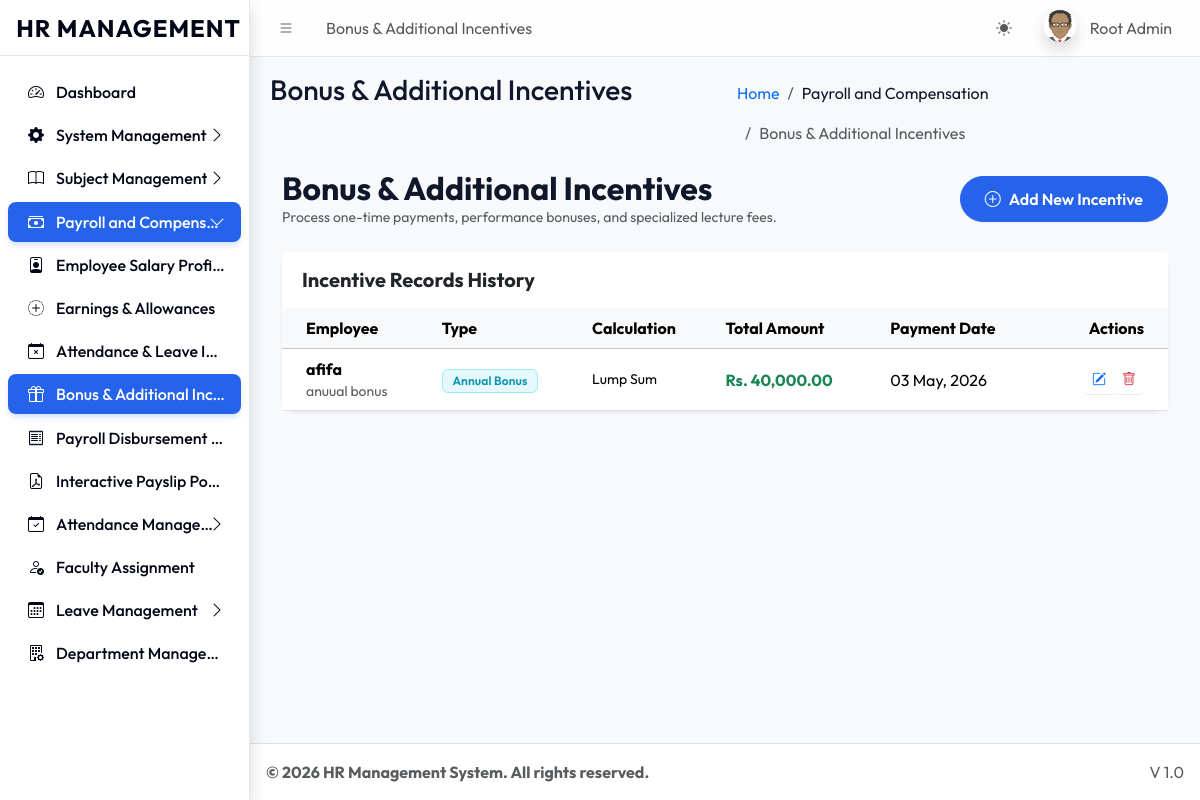
/dashboards/super_admin/bonuses_incentives.php (signed in), run on the app's committed database.
### tables this page shows
CREATE TABLE `sys_pages` (
  `id` int(11) NOT NULL,
  `parent_id` int(11) DEFAULT 0,
  `page_name` varchar(100) NOT NULL,
  `page_url` varchar(255) DEFAULT '#',
  `icon_class` varchar(50) DEFAULT 'bi bi-circle',
  `sort_order` int(11) DEFAULT 0
);

CREATE TABLE `employee_bonuses_incentives` (
  `id` int(11) NOT NULL,
  `user_id` int(11) NOT NULL,
  `type` enum('Annual Bonus','Performance Incentive','Lecture Fee','Special Award','Other') NOT NULL,
  `amount` decimal(15,2) DEFAULT 0.00,
  `quantity` int(11) DEFAULT 1 COMMENT 'e.g. Number of lectures',
  `rate` decimal(15,2) DEFAULT 0.00 COMMENT 'Rate per unit/lecture',
  `total_amount` decimal(15,2) DEFAULT 0.00,
  `payment_date` date NOT NULL,
  `remarks` text DEFAULT NULL,
  `created_at` timestamp NOT NULL DEFAULT current_timestamp(),
  `updated_at` timestamp NOT NULL DEFAULT current_timestamp() ON UPDATE current_timestamp()
);

CREATE TABLE `users` (
  `id` int(11) NOT NULL,
  `name` varchar(100) NOT NULL,
  `email` varchar(100) NOT NULL,
  `password` varchar(255) NOT NULL,
  `role` varchar(50) NOT NULL,
  `identity_no` varchar(50) DEFAULT NULL,
  `registration_no` varchar(50) DEFAULT NULL,
  `is_active` tinyint(1) DEFAULT 1,
  `department_id` int(11) DEFAULT NULL,
  `biometric_id` varchar(100) DEFAULT NULL
);

### dashboards/super_admin/bonuses_incentives.php (the view, shortened to what this page needs)
<?php
require_once '../../core/db.php';
require_once '../../includes/header.php';
$bonusesList = $pdo->query("SELECT b.*, u.name as employee_name
                            FROM employee_bonuses_incentives b
                            JOIN users u ON b.user_id = u.id
                            ORDER BY b.payment_date DESC")->fetchAll();
?>
<div class="container-fluid">
    <div class="d-flex justify-content-between align-items-center mb-4">
        <div>
            <h2 class="fw-bold mb-0">Bonus & Additional Incentives</h2>
            <p class="text-muted small mb-0">Process one-time payments, performance bonuses, and specialized lecture fees.</p>
        </div>
        <button class="btn btn-primary rounded-pill px-4" data-bs-toggle="modal" data-bs-target="#bonusModal" onclick="resetBonusForm()">
            <i class="bi bi-plus-circle me-2"></i>Add New Incentive
        </button>
    </div>
    <div class="row">
        <div class="col-md-12">
            <div class="card border-0 shadow-sm">
                <div class="card-header bg-white border-0 py-3">
                    <h5 class="fw-bold mb-0">Incentive Records History</h5>
                </div>
                <div class="card-body p-0">
                    <div class="table-responsive">
                        <table class="table table-hover align-middle mb-0">
                            <thead class="table-light">
                                <tr>
                                    <th class="ps-4">Employee</th>
                                    <th>Type</th>
                                    <th>Calculation</th>
                                    <th>Total Amount</th>
                                    <th>Payment Date</th>
                                    <th class="text-end pe-4">Actions</th>
                                </tr>
                            </thead>
                            <tbody>
                                <?php foreach($bonusesList as $b): ?>
                                <tr>
                                    <td class="ps-4">
                                        <div class="fw-bold"><?= htmlspecialchars($b['employee_name']) ?></div>
                                        <div class="text-muted small"><?= htmlspecialchars($b['remarks'] ?: 'No remarks') ?></div>
                                    </td>
                                    <td>
                                        <span class="badge bg-info-subtle text-info border border-info-subtle"><?= $b['type'] ?></span>
                                    </td>
                                    <td>
                                        <?php if($b['type'] == 'Lecture Fee'): ?>
                                            <div class="small"><?= $b['quantity'] ?> Lectures x Rs. <?= number_format($b['rate'], 0) ?></div>
                                        <?php else: ?>
                                            <div class="small">Lump Sum</div>
                                        <?php endif; ?>
                                    </td>
                                    <td><div class="fw-bold text-success">Rs. <?= number_format($b['total_amount'], 2) ?></div></td>
                                    <td><?= date('d M, Y', strtotime($b['payment_date'])) ?></td>
                                    <td class="text-end pe-4">
                                        <div class="btn-group">
                                            <button class="btn btn-sm btn-outline-primary border-0" onclick='editBonus(<?= json_encode($b) ?>)'>
                                                <i class="bi bi-pencil-square"></i>
                                            </button>
                                            <form method="POST" style="display:inline;" onsubmit="return confirm('Delete this record?')">
                                                <button type="submit" class="btn btn-sm btn-outline-danger border-0">
                                                    <i class="bi bi-trash"></i>
                                                </button>
                                            </form>
                                        </div>
                                    </td>
                                </tr>
                                <?php endforeach; ?>
                            </tbody>
                        </table>
                    </div>
                </div>
            </div>
        </div>
    </div>
</div>
<?php require_once '../../includes/footer.php'; ?>

### includes/header.php (shortened to what this page needs)
<?php
require_once __DIR__ . '/../core/session.php';
$current_url = substr($_SERVER['SCRIPT_NAME'], strlen('/universal/'));
$pageStmt = $pdo->prepare("SELECT * FROM sys_pages WHERE page_url LIKE ? LIMIT 1");
$pageStmt->execute(["%$current_url%"]);
$currentPageData = $pageStmt->fetch();
$pageTitle = $currentPageData['page_name'] ?? 'Dashboard';
$pageId = $currentPageData['id'] ?? 0;
$breadcrumbs = [];
if ($currentPageData) {
    $crumbId = $currentPageData['id'];
    while($crumbId != 0) {
        $crumbStmt = $pdo->prepare("SELECT id, parent_id, page_name, page_url FROM sys_pages WHERE id = ?");
        $crumbStmt->execute([$crumbId]);
        $crumb = $crumbStmt->fetch();
        array_unshift($breadcrumbs, $crumb);
        $crumbId = $crumb['parent_id'];
    }
}
?>
<!DOCTYPE html>
<html lang="en"> <head>
    <link rel="stylesheet" href="<?= BASE_URL ?>assets/css/bootstrap.min.css" />
    <link rel="stylesheet" href="<?= BASE_URL ?>assets/css/bootstrap-icons.css" />
    <link rel="stylesheet" href="<?= BASE_URL ?>assets/css/adminlte.min.css" />
    <link rel="stylesheet" href="<?= BASE_URL ?>assets/css/custom_theme.css" />
</head>
<body class="layout-fixed sidebar-expand-lg bg-body-tertiary">
<div class="app-wrapper">
    <nav class="app-header navbar navbar-expand bg-body">
        <div class="container-fluid">
            <ul class="navbar-nav">
                <li class="nav-item"> <a class="nav-link" data-lte-toggle="sidebar" href="#" role="button"><i class="bi bi-list"></i></a> </li>
                <li class="nav-item d-none d-md-block"> <a href="#" class="nav-link"><?= $pageTitle ?></a> </li>
            </ul>
            <ul class="navbar-nav ms-auto">
                 <li class="nav-item">
                    <button class="btn btn-link nav-link" id="theme-toggle" type="button">
                        <i class="bi bi-sun-fill" id="theme-icon"></i>
                    </button>
                </li>
                <li class="nav-item dropdown user-menu">
                    <a href="#" class="nav-link dropdown-toggle" data-bs-toggle="dropdown">
                        <img src="<?= !empty($_SESSION['avatar']) ? $_SESSION['avatar'] : BASE_URL.'assets/img/avatar.png' ?>" class="user-image rounded-circle shadow" alt="User Image">
                        <span class="d-none d-md-inline ms-1"><?= htmlspecialchars($_SESSION['name']) ?></span>
                    </a>
                </li>
            </ul>
        </div>
    </nav>
    <?php include 'sidebar.php'; ?>
    <main class="app-main">
        <div class="app-content-header">
            <div class="container-fluid">
                <div class="row">
                    <div class="col-sm-6"><h3 class="mb-0"><?= $pageTitle ?></h3></div>
                    <div class="col-sm-6">
                        <ol class="breadcrumb float-sm-end">
                            <li class="breadcrumb-item"><a href="<?= BASE_URL ?>">Home</a></li>
                            <?php foreach($breadcrumbs as $b): ?>
                                <li class="breadcrumb-item <?= ($b['id'] == $pageId) ? 'active' : '' ?>">
                                    <?= htmlspecialchars($b['page_name']) ?>
                                </li>
                            <?php endforeach; ?>
                        </ol>
                    </div>
                </div>
            </div>
        </div>
        <div class="app-content">
            <div class="container-fluid">

### includes/sidebar.php
<aside class="app-sidebar shadow">
    <div class="sidebar-brand text-center py-4">
        <a href="<?= BASE_URL ?>index.php" class="brand-link text-decoration-none">
            <span class="brand-text fw-bold fs-4 text-primary" style="letter-spacing: 1px;">HR MANAGEMENT</span>
        </a>
    </div>
    <div class="sidebar-wrapper">
        <nav class="mt-2">
            <ul class="nav sidebar-menu flex-column" data-lte-toggle="treeview" role="menu" data-accordion="false">
                <?php
                function renderMenu($pdo, $parentId = 0, $userRole, $currentPath)
                {
                    $sql = "
                        SELECT p.* FROM sys_pages p
                        JOIN role_access ra ON p.id = ra.page_id
                        WHERE p.parent_id = ? AND ra.role_key = ?
                        ORDER BY p.sort_order ASC
                    ";
                    $stmt = $pdo->prepare($sql);
                    $stmt->execute([$parentId, $userRole]);
                    $items = $stmt->fetchAll();
                    foreach ($items as $item) {
                        $itemUrl = str_replace('\\', '/', $item['page_url']);
                        $childSql = "
                            SELECT p.* FROM sys_pages p
                            JOIN role_access ra ON p.id = ra.page_id
                            WHERE p.parent_id = ? AND ra.role_key = ?
                            ORDER BY p.sort_order ASC
                        ";
                        $childStmt = $pdo->prepare($childSql);
                        $childStmt->execute([$item['id'], $userRole]);
                        $children = $childStmt->fetchAll();
                        $hasChildren = count($children) > 0;
                        $isActive = ($currentPath === $itemUrl && $itemUrl !== '#');
                        $isExpanded = false;
                        if ($hasChildren) {
                            foreach ($children as $child) {
                                if ($currentPath === str_replace('\\', '/', $child['page_url'])) {
                                    $isExpanded = true;
                                    break;
                                }
                            }
                        }
                        $itemClass = "nav-item";
                        if ($hasChildren && $isExpanded) $itemClass .= " menu-open";
                        $linkClass = "nav-link";
                        if ($isActive || ($hasChildren && $isExpanded)) $linkClass .= " active";
                        echo '<li class="' . $itemClass . '">';
                        echo '<a href="' . ($hasChildren ? '#' : BASE_URL . $itemUrl) . '" class="' . $linkClass . '">';
                        echo '<i class="nav-icon ' . ($item['icon_class'] ?: 'bi bi-circle') . '"></i>';
                        echo '<p>' . htmlspecialchars($item['page_name']);
                        if ($hasChildren) {
                            echo '<i class="nav-arrow bi bi-chevron-right"></i>';
                        }
                        echo '</p></a>';
                        if ($hasChildren) {
                            echo '<ul class="nav nav-treeview">';
                            foreach ($children as $child) {
                                $childUrl = str_replace('\\', '/', $child['page_url']);
                                $isChildActive = ($currentPath === $childUrl);
                                echo '<li class="nav-item">';
                                echo '<a href="' . BASE_URL . $childUrl . '" class="nav-link ' . ($isChildActive ? 'active' : '') . '">';
                                echo '<i class="nav-icon ' . ($child['icon_class'] ?: 'bi bi-circle') . '"></i>';
                                echo '<p>' . htmlspecialchars($child['page_name']) . '</p>';
                                echo '</a></li>';
                            }
                            echo '</ul>';
                        }
                        echo '</li>';
                    }
                }
                $currentPath = str_replace('\\', '/', substr($_SERVER['SCRIPT_NAME'], strlen('/universal/')));
                renderMenu($pdo, 0, $_SESSION['role'], $currentPath);
                ?>
            </ul>
        </nav>
    </div>
</aside>

### assets/css/custom_theme.css (style rules this page uses)
:root { --primary-cobalt: #2563eb; --primary-cobalt-dark: #1d4ed8; --slate-50: #f8fafc; --slate-100: #f1f5f9; --slate-200: #e2e8f0; --slate-500: #64748b; --slate-800: #1e293b; --slate-900: #0f172a; --slate-950: #020617; }
body { font-family: var(--theme-font, 'Outfit', sans-serif); background-color: var(--slate-50); color: var(--slate-900); -webkit-font-smoothing: antialiased; }
.app-sidebar { background-color: var(--theme-sidebar-bg, #ffffff) !important; background-image: none !important; border-right: 1px solid var(--theme-card-border, #e2e8f0) !important; }
.sidebar-brand { border-bottom: 1px solid var(--theme-card-border, #e2e8f0) !important; }
.app-sidebar .brand-text, .app-sidebar .nav-link, .app-sidebar .nav-icon, .app-sidebar .nav-arrow { color: var(--theme-sidebar-accent, #020617) !important; font-weight: 500; }
.sidebar-menu .nav-link.active { background-color: var(--theme-primary-color, #2563eb) !important; color: #ffffff !important; box-shadow: 0 4px 6px -1px rgba(37, 99, 235, 0.2); border-radius: 0.5rem; }
.sidebar-menu .nav-link.active .nav-icon, .sidebar-menu .nav-link.active .nav-arrow { color: #ffffff !important; }
.app-header { background-color: var(--theme-navbar-bg, #ffffff) !important; border-bottom: 1px solid var(--theme-card-border, #e2e8f0) !important; backdrop-filter: blur(8px); background-color: rgba(255, 255, 255, 0.8) !important; }
.card { border: 1px solid var(--theme-card-border, #e2e8f0); border-radius: 1rem; box-shadow: 0 1px 3px 0 rgba(0, 0, 0, 0.05); background-color: #ffffff; }
.card-header { background-color: transparent; border-bottom: 1px solid var(--theme-card-border, #e2e8f0); padding: 1.25rem; }
.btn-primary { background-color: var(--theme-primary-color, #2563eb); border-color: var(--theme-primary-color, #2563eb); padding: 0.625rem 1.25rem; font-weight: 600; border-radius: 0.75rem; box-shadow: 0 1px 2px 0 rgba(0, 0, 0, 0.05); }
.badge { padding: 0.4em 0.8em; font-weight: 600; letter-spacing: 0.01em; }

### dashboards/super_admin/bonuses_incentives.php (style rules this page uses)
.bg-info-subtle { background-color: rgba(6, 182, 212, 0.1) !important; }
.text-info { color: #0891b2 !important; }

### data on the page
sys_pages: page_name "Bonus & Additional Incentives", page_name "Bonus & Additional Inc…"
sys_pages: page_name "Dashboard"
sys_pages: page_name "System Management"
sys_pages: page_name "Subject Management"
sys_pages: page_name "Payroll and Compens…", page_name "Payroll and Compensation"
sys_pages: page_name "Employee Salary Profi…"
sys_pages: page_name "Earnings & Allowances"
sys_pages: page_name "Attendance & Leave I…"
sys_pages: page_name "Payroll Disbursement…"
sys_pages: page_name "Interactive Payslip Po…"
sys_pages: page_name "Attendance Manage…"
sys_pages: page_name "Faculty Assignment"
sys_pages: page_name "Leave Management"
sys_pages: page_name "Department Manage…"
employee_bonuses_incentives: user.name "afifa", remarks "anuual bonus", type "Annual Bonus", shows "Lump Sum", total_amount "40,000.00", payment_date "03 May, 2026"

### other printed values
$_SESSION['name'] "Root Admin"
$settings['footer_text'] "© 2026 HR Management System. All rights reserved."
